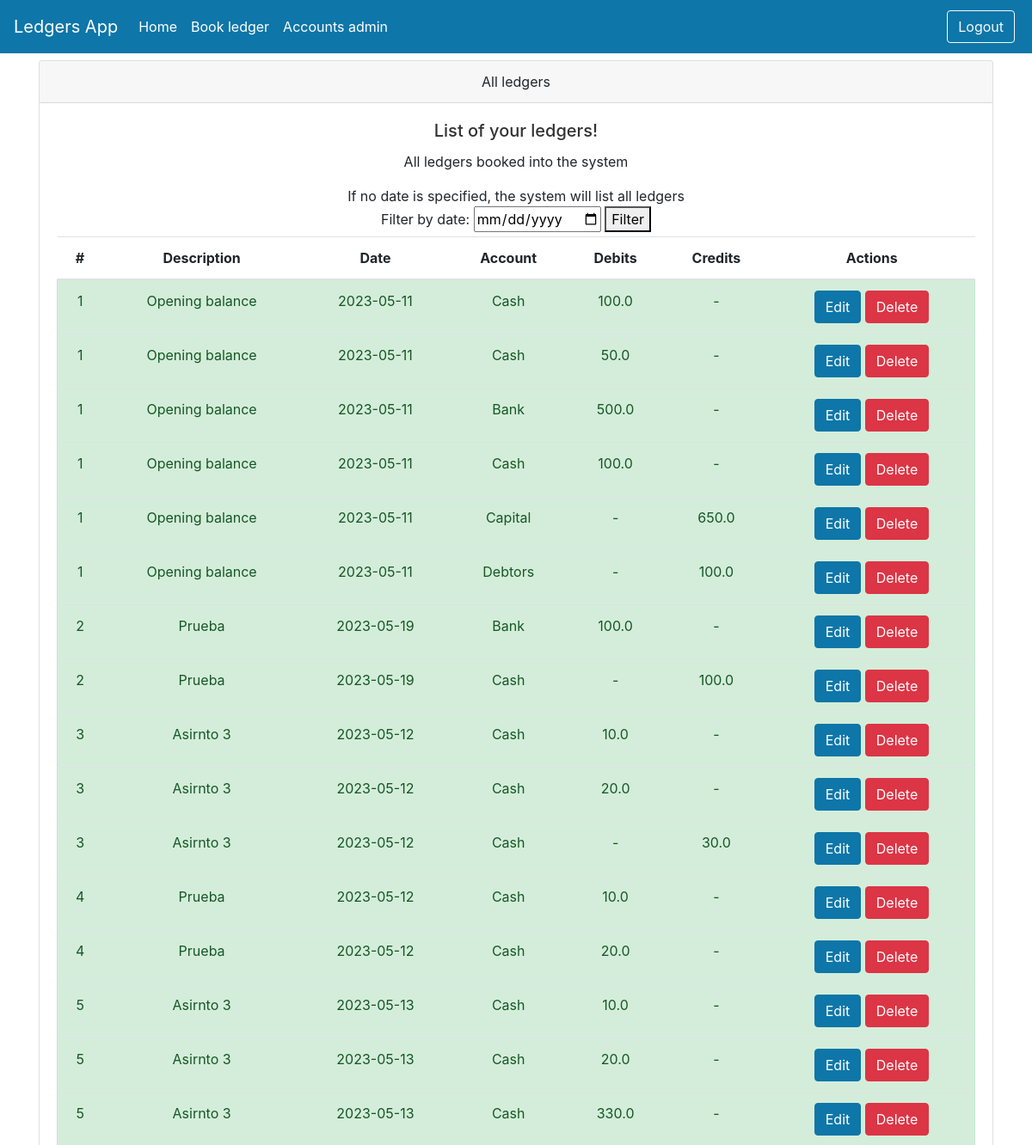
/ledgers/ (upper part), run on an earlier commit of the app's database.
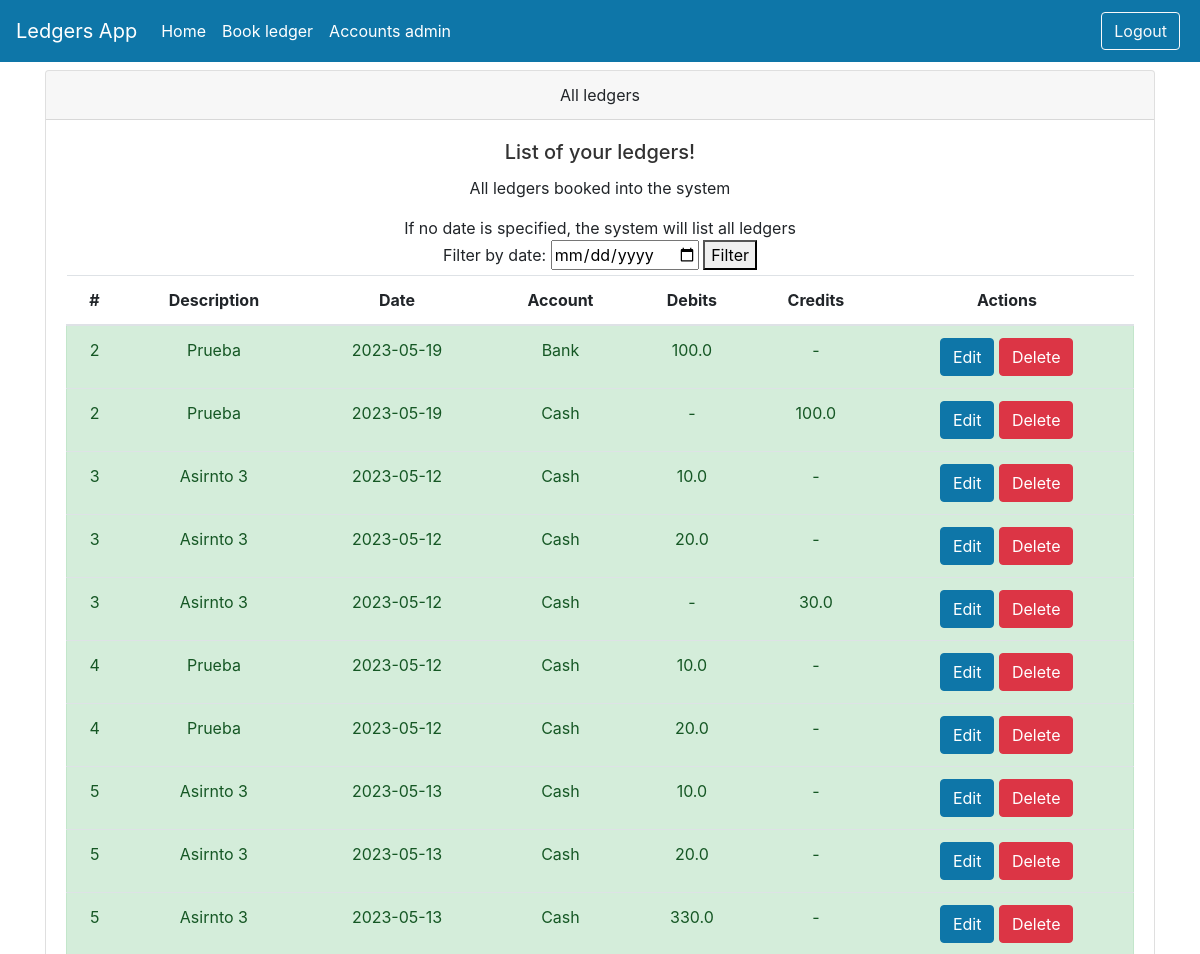
And on a later commit of the database.
### models.py (models this page shows)
class Ledgers(Base):
    __tablename__ = 'ledgers'
    id = Column(Integer, primary_key=True, index=True)
    description = Column(String)
    ledger_date = Column(Date)
    debits = Column(PickleType)
    credits = Column(PickleType)

### routers/ledgers.py (the view)
@router.get("/", response_class=HTMLResponse)
async def read_all_ledgers(request: Request, db: Session = Depends(get_db), date_filter: Optional[str] = None):
    query = db.query(Ledgers)
    if date_filter:
        try:
            date_filter = datetime.strptime(date_filter, "%Y-%m-%d").date()
            query = query.filter(Ledgers.ledger_date == date_filter)
        except ValueError:
            pass
    ledgers = query.all()
    return templates.TemplateResponse("home.html", {'request':request, 'ledgers': ledgers})

### templates/home.html
{% include 'layout.html' %}
<div class="container">
    <div class="card text-center">
        <div class="card-header">
            All ledgers
        </div>
        <div class="card-body">
            <h5 class="card-title">List of your ledgers!</h5>
            <p class="card-text">All ledgers booked into the system</p>
            <form method="get" action="{{ request.url.path }}">
                <span>If no date is specified, the system will list all ledgers</span>
                <br><label for="date_filter">Filter by date:</label>
                <input type="date" id="date_filter" name="date_filter">
                <button type="submit">Filter</button>
            </form>
            <table class="table table-hover">
                <thead>
                <tr>
                    <th scope="col">#</th>
                    <th scope="col">Description</th>
                    <th scope="col">Date</th>
                    <th scope="col">Account</th>
                    <th scope="col">Debits</th>
                    <th scope="col">Credits</th>
                    <th scope="col">Actions</th>
                </tr>
                </thead>
                <tbody>
                {% for ledger in ledgers %}
                    {% for debit in ledger.debits %}
                        <tr class="pointer alert alert-success">
                            <td>{{ledger.id}}</td>
                            <td>{{ledger.description}}</td>
                            <td>{{ledger.ledger_date}}</td>
                            <td>{{debit[0]}}</td>
                            <td>{{debit[1]}}</td>
                            <td>-</td>
                            <td>
                                <a href="edit_ledger/{{ledger.id}}" class="btn btn-primary">Edit</a>
                                <button onclick="window.location.href='/ledgers/delete/{{ledger.id}}'" type="button" class="btn btn-danger">Delete</button>
                            </td>
                        </tr>
                    {% endfor %}
                    {% for credit in ledger.credits %}
                        <tr class="pointer alert alert-success">
                            <td>{{ledger.id}}</td>
                            <td>{{ledger.description}}</td>
                            <td>{{ledger.ledger_date}}</td>
                            <td>{{credit[0]}}</td>
                            <td>-</td>
                            <td>{{credit[1]}}</td>
                            <td>
                                <a href="edit_ledger/{{ledger.id}}" class="btn btn-primary">Edit</a>
                                <button onclick="window.location.href='/ledgers/delete/{{ledger.id}}'" type="button" class="btn btn-danger">Delete</button>
                            </td>
                        </tr>
                    {% endfor %}
                {% endfor %}
                </tbody>
            </table>
        </div>
    </div>
</div>

### templates/layout.html (shortened to what this page needs)
<!DOCTYPE html>
<html lang="en">
<head>
    <link rel="stylesheet" type="text/css" href="{{ url_for('static', path='/ledgers/css/base.css') }}">
    <link rel="stylesheet" type="text/css" href="{{ url_for('static', path='/ledgers/css/bootstrap.css') }}">
</head>
<body>
{% include 'navbar.html' %}
</body>
</html>

### templates/navbar.html (shortened to what this page needs)
<div>
    <nav class="navbar navbar-expand-md navbar-dark main-color fixed-top">
        <a class="navbar-brand" href="#">Ledgers App</a>
        <div class="collapse navbar-collapse" id="navbarNav">
            <ul class="navbar-nav">
                <li class="nav-item active">
                    <a class="nav-link" href="/ledgers">Home</a>
                </li>
                <li class="nav-item active">
                    <a class="nav-link" href="/ledgers/book_ledger">Book ledger</a>
                </li>
                <li class="nav-item active">
                    <a class="nav-link" href="/accounts">Accounts admin</a>
                </li>
            </ul>
            <ul class="navbar-nav ml-auto">
                <li class="nav-item m-1">
                    <a type="button" class="btn btn-outline-light" href="#">Logout</a>
                </li>
            </ul>
        </div>
    </nav>
</div>

### static/ledgers/css/base.css (style rules this page uses)
body { background: #fafafa; color: #33333a; padding-top: 70px; }
h1, h2, h3, h4, h5, h6 { color: #323232; }
.main-color { background-color: #0e76a8 ; }

What changed in the data, as far as the page shows it:
removed Ledgers: id "1" "1" "1" "1", description "Opening balance" "Opening balance" "Opening balance" "Opening balance", ledger_date "2023-05-11" "2023-05-11" "2023-05-11" "2023-05-11", debit "Cash" "Cash" "Bank" "Cash", debit "100.0" "50.0" "500.0" "100.0", id "1" "1", description "Opening balance" "Opening balance", ledger_date "2023-05-11" "2023-05-11", credit "Capital" "Debtors", credit "650.0" "100.0"
